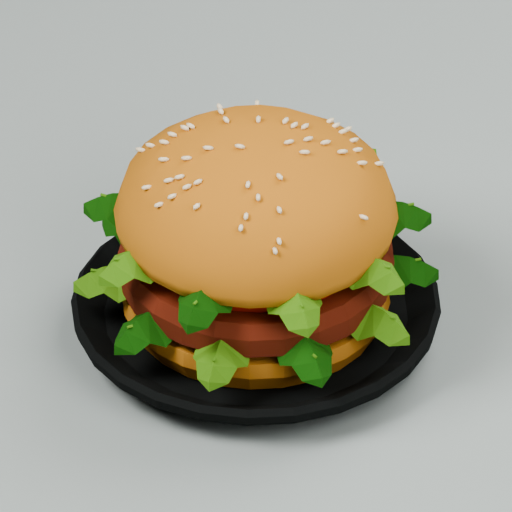
#> input picture ArtSource/Items/Food/Crafted_20261012/QA/Before/Renders/Food_Hamburger.png, 512 x 512 px
$ python make_teaser.py
#> lines starting #> are read from the running program, lines starting #| are printed output that depends on the picture; after the words box and inside, x2 and y2 are one past the last pixel; in counts of white or black regions, pixels touching at a corner belong together
"""Instagram Reels devlog teaser (1080x1920, 30fps). Run: python make_teaser.py"""
import glob, os, subprocess, math
from PIL import Image, ImageDraw, ImageFont, ImageFilter
import imageio_ffmpeg

ROOT = os.path.dirname(os.path.abspath(__file__))
ART = os.path.dirname(ROOT)
OUT = os.path.join(ROOT, "CompanyGame_Teaser_Reel.mp4")
W, H, FPS = 1080, 1920, 30
BG, INK, ACC, SUB = (247, 242, 232), (34, 34, 40), (255, 122, 69), (120, 116, 108)
F = "C:/Windows/Fonts/"
def font(sz, bold=True): return ImageFont.truetype(F + ("malgunbd.ttf" if bold else "malgun.ttf"), sz)

def A(p): return os.path.join(ART, p)
def load(p): return Image.open(A(p)).convert("RGBA")
#> returned value is the input picture: PIL image 512x512 RGBA; mean R, G, B, A 166, 161.4, 143.3, 255
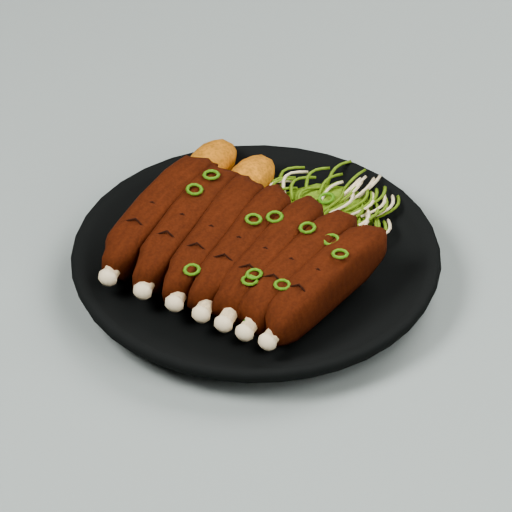
#> input picture ArtSource/Items/Food/Crafted_20261012/Renders/Food_BBQRibs.png, 512 x 512 px
def ease(t): t = max(0, min(1, t)); return 1 - (1 - t) ** 3
def fit(im, w, h):
    im = im.copy(); im.thumbnail((w, h), Image.LANCZOS); return im

def card(im, w, h, radius=48):
    """Image on a rounded card with shadow."""
#> called with w = 300, h = 300, radius = 36
    im = im.convert("RGB").resize((w, h), Image.LANCZOS)
    m = Image.new("L", (w, h), 0); ImageDraw.Draw(m).rounded_rectangle((0, 0, w, h), radius, fill=255)
#> after `m = Image.new('L', (w, h), 0)`: m: PIL image 300x300 L; every value is 0
#> after `ImageDraw.Draw(m).rounded_rectangle((0, 0, w, h), radius, fill=255)`:
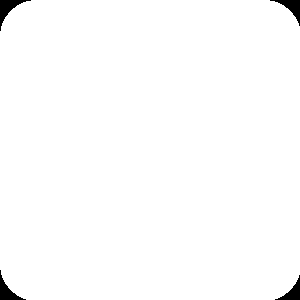
#> m: PIL image 300x300 L; 98.9% white; 4 black regions, box (x1, y1, x2, y2) and area: (0, 0, 31, 31) 287, (270, 0, 300, 26) 256, (0, 270, 26, 300) 256, (275, 275, 300, 300) 226
    out = Image.new("RGBA", (w + 80, h + 80), (0, 0, 0, 0))
#> out: PIL image 380x380 RGBA; every value is 0
    sh = Image.new("RGBA", out.size, (0, 0, 0, 0))
    ImageDraw.Draw(sh).rounded_rectangle((40, 52, 40 + w, 52 + h), radius, fill=(0, 0, 0, 60))
    out.alpha_composite(sh.filter(ImageFilter.GaussianBlur(18)))
    rgba = im.convert("RGBA"); rgba.putalpha(m); out.alpha_composite(rgba, (40, 40))
#> after `out.alpha_composite(rgba, (40, 40))`:
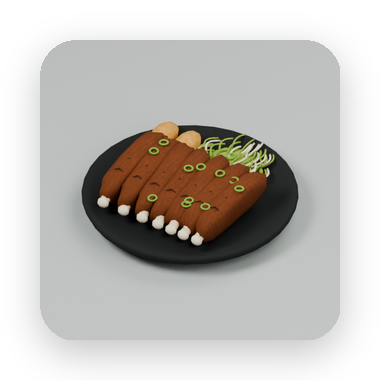
#> out: PIL image 380x380 RGBA; mean R, G, B, A 98.6, 95.8, 91.3, 161; transparent parts drawn white
    return out

def cover(im, w, h):
    s = max(w / im.width, h / im.height); im = im.resize((math.ceil(im.width * s), math.ceil(im.height * s)), Image.LANCZOS)
    x, y = (im.width - w) // 2, (im.height - h) // 2; return im.crop((x, y, x + w, y + h))

def text(d, xy, s, f, fill=INK, anchor="mm"): d.text(xy, s, font=f, fill=fill, anchor=anchor)

def chip(d, cx, cy, s, f, fill=ACC, fg=(255, 255, 255)):
    b = d.textbbox((0, 0), s, font=f); w, h = b[2] - b[0] + 56, b[3] - b[1] + 34
    d.rounded_rectangle((cx - w / 2, cy - h / 2, cx + w / 2, cy + h / 2), h / 2, fill=fill); text(d, (cx, cy), s, f, fg)

# [10 lines left out: functions base, caption, not called in this run]

# ---------- assets ----------
# Source has 12 static lead-in frames and a frozen tail; frames 12..42 are one seamless step cycle (43 == 12).
walk = sorted(glob.glob(A("Daldongne/Characters/HandmadeHairCollection_20261105/Ponytail_WalkAttached_Frames/*.png")))[12:43]
FOOD = "Items/Food/Crafted_20261012/"
burger_v1, burger_v2 = load(FOOD + "QA/Before/Renders/Food_Hamburger.png"), load(FOOD + "Renders/Food_Hamburger.png")
foods = sorted(glob.glob(A(FOOD + "Renders/*.png")))
foods_cards = [card(Image.open(p), 300, 300, 36) for p in foods[::3][:45]]
#> foods_cards = 1 item
bldg = sorted(glob.glob(A("WorldDistricts/CommercialBlocks/ParcelFit24_20261104/Previews/CB_0[1-6].png")))
bldg_cards = [card(Image.open(p), 470, 470, 40) for p in bldg[:6]]
store = card(cover(Image.open(A("ConvenienceInterior/Previews/03_Cutaway.png")), 1440, 1080), 900, 675)
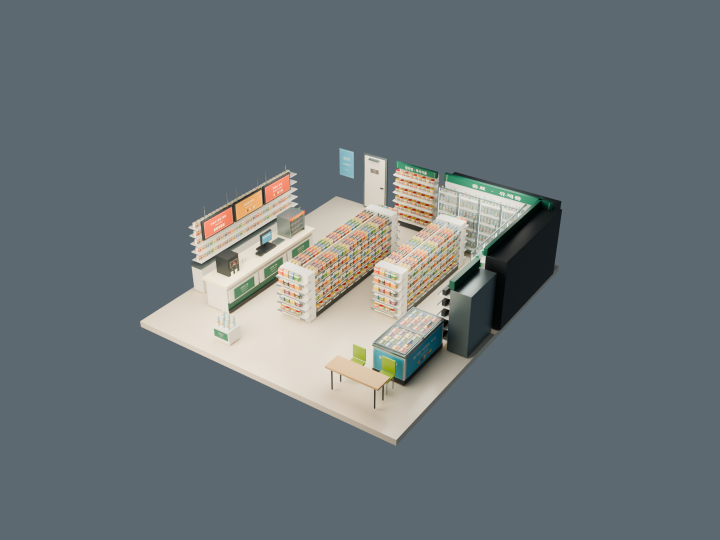
#> input picture ArtSource/ConvenienceInterior/Previews/03_Cutaway.png, 1440 x 1080 px (shown at 1/2 size)
#> in cover, `s = max(w / im.width, h / im.height)`: s = 1
#> in cover, im is the input picture: PIL image 1440x1080 RGBA; mean R, G, B, A 106.9, 115.4, 118.7, 255
#> call 2 of card, with w = 900, h = 675, radius = 48
#> in card (call 2), `m = Image.new('L', (w, h), 0)`: m: PIL image 900x675 L; every value is 0
#> in card (call 2), `ImageDraw.Draw(m).rounded_rectangle((0, 0, w, h), radius, fill=255)`:
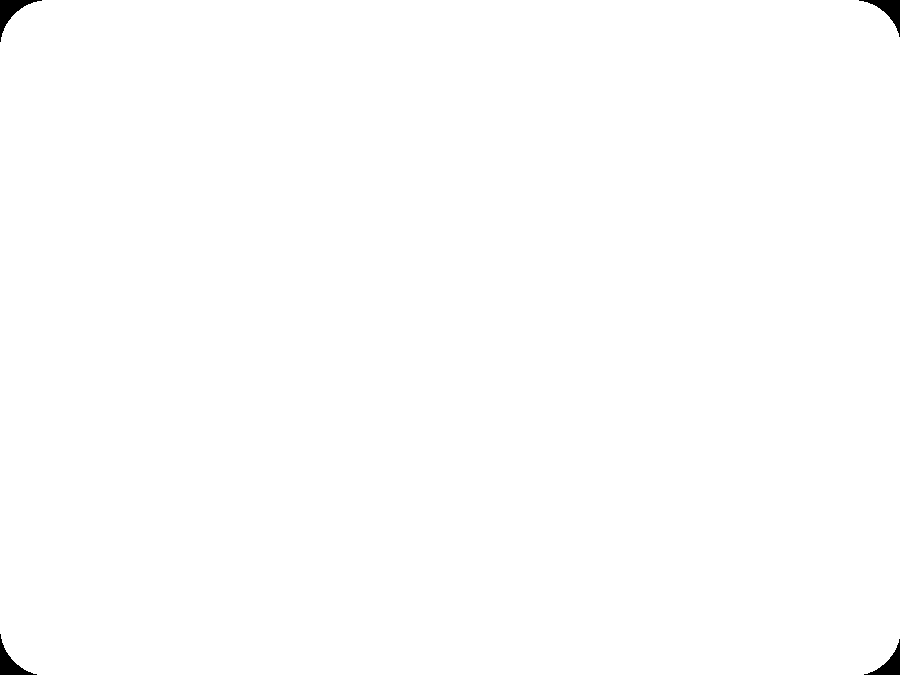
#> m: PIL image 900x675 L; 99.7% white; 4 black regions, box (x1, y1, x2, y2) and area: (0, 0, 42, 42) 508, (859, 0, 900, 37) 466, (0, 634, 37, 675) 466, (864, 639, 900, 675) 425
#> in card (call 2), `out = Image.new("RGBA", (w + 80, h + 80), (0, 0, 0, 0))`: out: PIL image 980x755 RGBA; every value is 0
#> in card (call 2), `ImageDraw.Draw(sh).rounded_rectangle((40, 52, 40 + w, 52 + h), radius,..`:
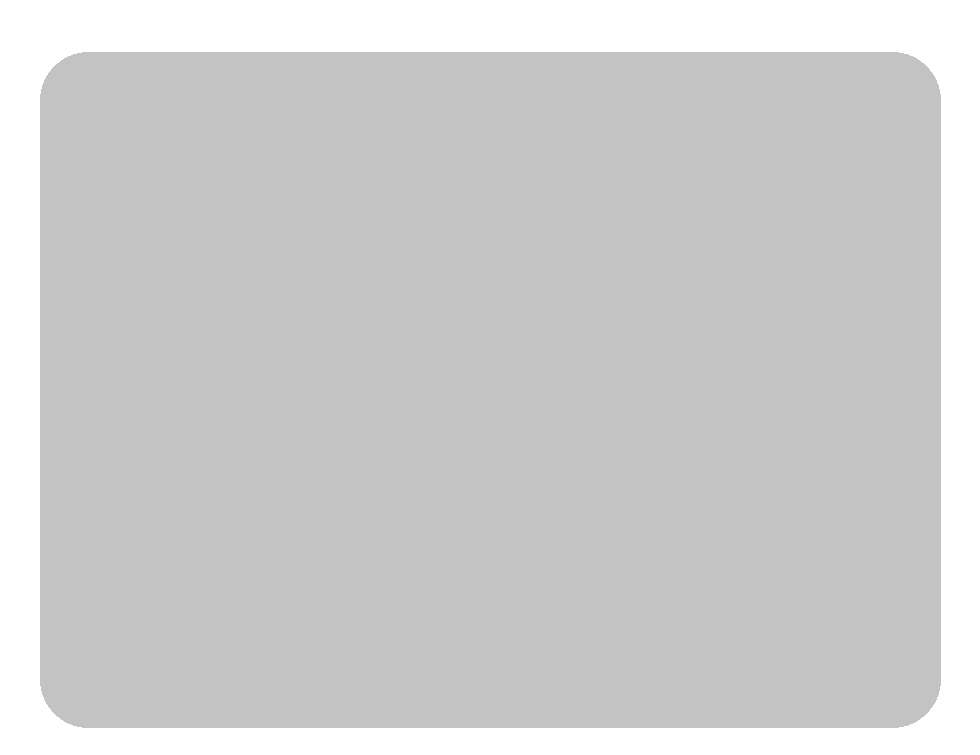
#> sh: PIL image 980x755 RGBA; mean R, G, B, A 0, 0, 0, 49.2; transparent parts drawn white
#> in card (call 2), `out.alpha_composite(rgba, (40, 40))`:
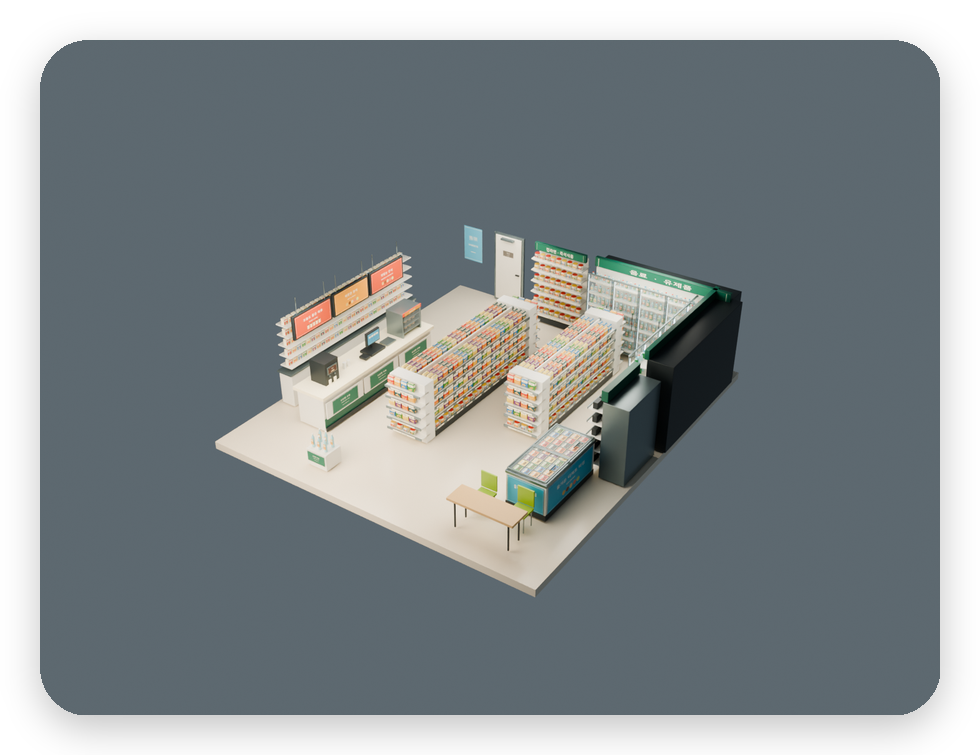
#> out: PIL image 980x755 RGBA; mean R, G, B, A 87.6, 94.5, 97.2, 210.8; transparent parts drawn white
#> (the run stopped early here; a loop or call above may not have finished)
